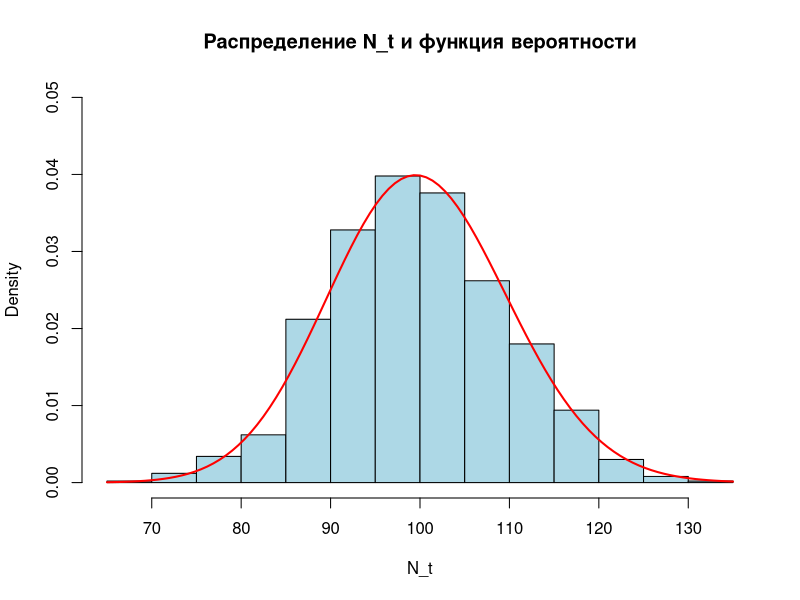
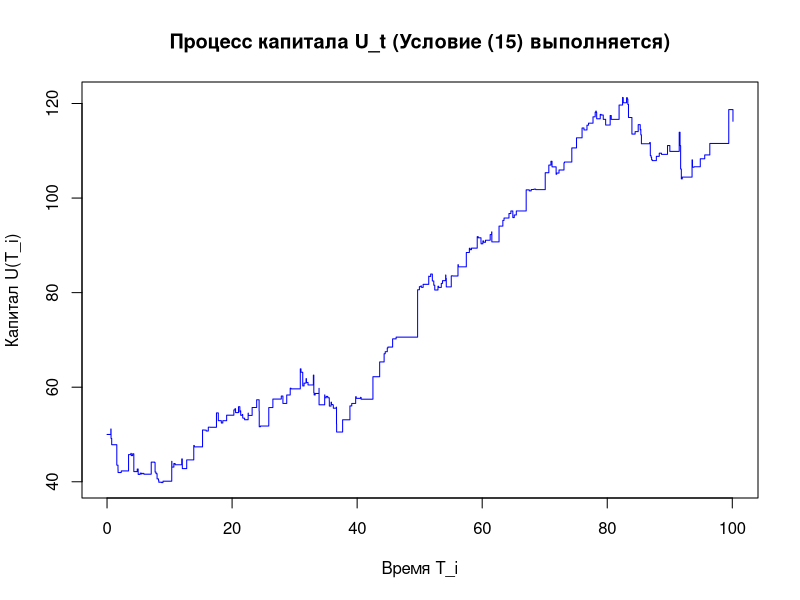
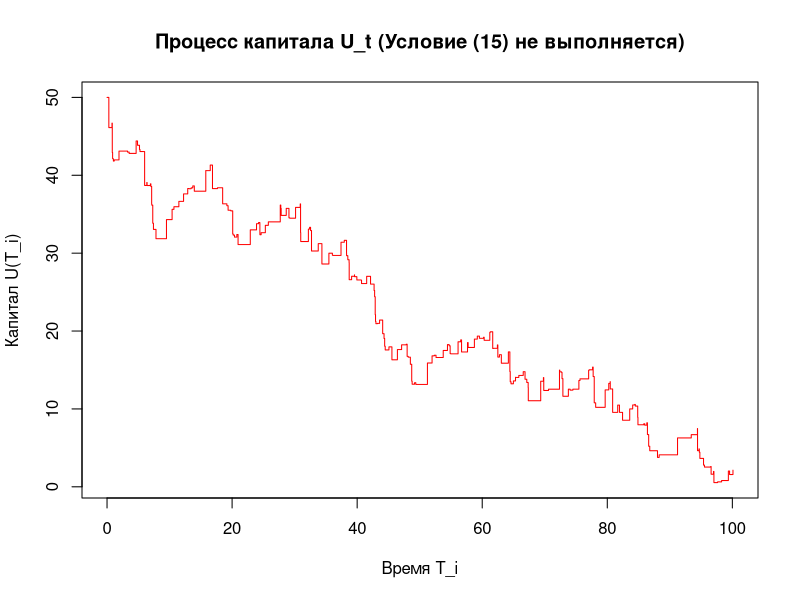

Write the R code that produced these figures, in order.
set.seed(123) # Фиксируем, для воспроизводимости

# Задание 1 ----

t <- 50 # Задаем время
lambda <- 2 # Параметр распределения
n <- 1000 # Количество реализаций

N_vals <- numeric(n) # Вектор для хранения значений N_t

for (j in 1:n) {
  time <- 0 # Общее время для текущей реализации
  count <- 0 # Счетчик страховых случаев
  
  while (time < t) { 
    time <- time + rexp(1, rate = lambda) # Добавляем интервал
    if (time < t) count <- count + 1 # Увеличиваем счетчик
  }
  
  N_vals[j] <- count # Записываем результат
}

# Задание 2 ----

# Построение гистограммы
hist(N_vals, breaks = 20, probability = TRUE, main = "Распределение N_t и функция вероятности", 
     xlab = "N_t", col = "lightblue", ylim = c(0, 0.05))

# Добавление графика функции вероятности пуассоновского распределения
curve(((lambda * t)^x / factorial(x)) * exp(-lambda * t), add = TRUE, col = "red", lwd = 2)

# Задание 3 ----

# Моделирование процесса U_t до t_max
simulate_U <- function(U0, c, lambda, mu, t_max) {
  T <- c(0) # Время T_i
  U <- c(U0) # Капитал U(T_i)
  
  while (sum(T) < t_max) {
    tau <- rexp(1, lambda) # Интервал
    X <- rexp(1, 1 / mu) # Выплата
    
    U <- c(U, U[length(U)] + c * tau - X) # Следующий капитал
    T <- c(T, tau) # Добавляем интервал
  }
  
  list(T = cumsum(T), U = U) # Возвращаем процесс
}

# Параметры
t_max <- 100 # Макс. время
mu <- 1 # Среднее выплат
c1 <- 3 # Выполняется (15)
c2 <- 1.5 # Не выполняется (15)

# Случай (a): U0 = 50, (15) выполняется
res1 <- simulate_U(U0 = 50, c = c1, lambda = lambda, mu = mu, t_max = t_max)

# Случай (b): U0 = 50, (15) не выполняется
res2 <- simulate_U(U0 = 50, c = c2, lambda = lambda, mu = mu, t_max = t_max)

# Графики процесса

# для случая (a)
plot(res1$T, res1$U, type = "s", col = "blue", 
     main = "Процесс капитала U_t (Условие (15) выполняется)", 
     xlab = "Время T_i", ylab = "Капитал U(T_i)")

# для случая (b)
plot(res2$T, res2$U, type = "s", col = "red", 
     main = "Процесс капитала U_t (Условие (15) не выполняется)", 
     xlab = "Время T_i", ylab = "Капитал U(T_i)")

# Вывод
# При выполнении условий капитал растет, вероятность разорения низкая
# При невыполнении условий капитал уменьшается, вероятность разорения высокая

# Задание 4 ----

# Задаем параметры

N <- 1000        
t_max <- 1000    
c <- 1           
lambda <- 0.3   
mu <- 3          
U0 <- 100   

# Вектор для хранения индикаторов разорения
ruin_indicators <- numeric(N)

# Цикл для моделирования N реализаций процесса и расчета разорения
for (i in 1:N) {
  U <- U0  # нач капитал
  T <- 0   # нач момент времени
  
  # Моделирование процесса до достижения t_max или разорения
  while (T < t_max && U >= 0) {
    tau <- rexp(1, rate = lambda)  # время до следующего страхового случая
    T <- T + tau # обновление времени
    if (T >= t_max) break # остановка, если достигнут предел времени
    
    X <- rexp(1, rate = 1/mu) # страховая выплата
    U <- U + c * tau - X # обновление капитала компании
    
    if (U < 0) { # проверка на разорение
      ruin_indicators[i] <- 1 # отмечаем разорение
      break
    }
  }
}

# Расчет выборочной вероятности разорения
psi_hat <- sum(ruin_indicators) / N  

# Вывод результата
cat("Выборочная вероятность разорения компании:", psi_hat, "\n")

# Проверка условия (16) с заменой psi(u) на psi_hat

# Параметры для расчета psi_bound
p <- c / (lambda * mu) - 1
psi_bound <- exp(- (1 / mu) * (p / (1 + p)) * U0)

cat("Граница вероятности разорения по неравенству Лундберга:", psi_bound, "\n")

# Граница вероятности разорения больше выборочной вероятности разорения,
# значит условие (16) выполняется
